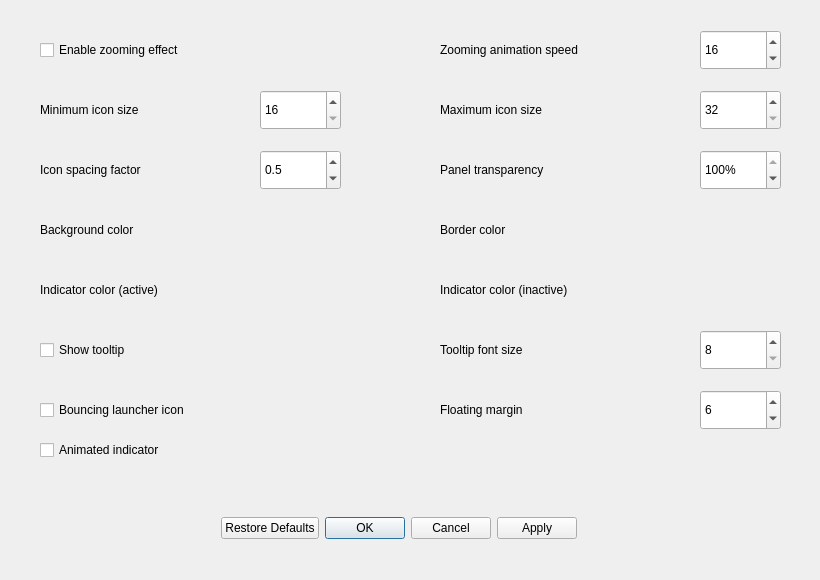
<?xml version="1.0" encoding="UTF-8"?>
<ui version="4.0">
 <class>AppearanceSettingsDialog</class>
 <widget class="QDialog" name="AppearanceSettingsDialog">
  <property name="geometry">
   <rect>
    <x>0</x>
    <y>0</y>
    <width>820</width>
    <height>580</height>
   </rect>
  </property>
  <property name="windowTitle">
   <string>Appearance Settings</string>
  </property>
  <widget class="QDialogButtonBox" name="buttonBox">
   <property name="geometry">
    <rect>
     <x>34</x>
     <y>510</y>
     <width>730</width>
     <height>36</height>
    </rect>
   </property>
   <property name="orientation">
    <enum>Qt::Orientation::Horizontal</enum>
   </property>
   <property name="standardButtons">
    <set>QDialogButtonBox::StandardButton::Apply|QDialogButtonBox::StandardButton::Cancel|QDialogButtonBox::StandardButton::Ok|QDialogButtonBox::StandardButton::RestoreDefaults</set>
   </property>
   <property name="centerButtons">
    <bool>true</bool>
   </property>
  </widget>
  <widget class="QLabel" name="minSizeLabel">
   <property name="geometry">
    <rect>
     <x>40</x>
     <y>90</y>
     <width>220</width>
     <height>40</height>
    </rect>
   </property>
   <property name="text">
    <string>Minimum icon size</string>
   </property>
  </widget>
  <widget class="QSpinBox" name="minSize">
   <property name="geometry">
    <rect>
     <x>260</x>
     <y>90</y>
     <width>81</width>
     <height>40</height>
    </rect>
   </property>
   <property name="minimum">
    <number>16</number>
   </property>
   <property name="maximum">
    <number>64</number>
   </property>
   <property name="singleStep">
    <number>8</number>
   </property>
  </widget>
  <widget class="QLabel" name="maxSizeLabel">
   <property name="geometry">
    <rect>
     <x>440</x>
     <y>90</y>
     <width>220</width>
     <height>40</height>
    </rect>
   </property>
   <property name="text">
    <string>Maximum icon size</string>
   </property>
  </widget>
  <widget class="QSpinBox" name="maxSize">
   <property name="geometry">
    <rect>
     <x>700</x>
     <y>90</y>
     <width>81</width>
     <height>40</height>
    </rect>
   </property>
   <property name="minimum">
    <number>32</number>
   </property>
   <property name="maximum">
    <number>192</number>
   </property>
   <property name="singleStep">
    <number>8</number>
   </property>
  </widget>
  <widget class="QLabel" name="backgroundTransparencyLabel">
   <property name="geometry">
    <rect>
     <x>440</x>
     <y>150</y>
     <width>220</width>
     <height>40</height>
    </rect>
   </property>
   <property name="text">
    <string>Panel transparency</string>
   </property>
  </widget>
  <widget class="QLabel" name="backgroundColorLabel">
   <property name="geometry">
    <rect>
     <x>40</x>
     <y>210</y>
     <width>220</width>
     <height>40</height>
    </rect>
   </property>
   <property name="text">
    <string>Background color</string>
   </property>
  </widget>
  <widget class="QLabel" name="borderColorLabel">
   <property name="geometry">
    <rect>
     <x>440</x>
     <y>210</y>
     <width>220</width>
     <height>40</height>
    </rect>
   </property>
   <property name="text">
    <string>Border color</string>
   </property>
  </widget>
  <widget class="QLabel" name="tooltipFontSizeLabel">
   <property name="geometry">
    <rect>
     <x>440</x>
     <y>330</y>
     <width>220</width>
     <height>40</height>
    </rect>
   </property>
   <property name="text">
    <string>Tooltip font size</string>
   </property>
  </widget>
  <widget class="QSpinBox" name="tooltipFontSize">
   <property name="geometry">
    <rect>
     <x>700</x>
     <y>330</y>
     <width>81</width>
     <height>40</height>
    </rect>
   </property>
   <property name="minimum">
    <number>8</number>
   </property>
   <property name="maximum">
    <number>28</number>
   </property>
   <property name="singleStep">
    <number>2</number>
   </property>
  </widget>
  <widget class="QLabel" name="spacingFactorLabel">
   <property name="geometry">
    <rect>
     <x>40</x>
     <y>150</y>
     <width>220</width>
     <height>40</height>
    </rect>
   </property>
   <property name="text">
    <string>Icon spacing factor</string>
   </property>
  </widget>
  <widget class="QSpinBox" name="backgroundTransparency">
   <property name="geometry">
    <rect>
     <x>700</x>
     <y>150</y>
     <width>81</width>
     <height>40</height>
    </rect>
   </property>
   <property name="suffix">
    <string>%</string>
   </property>
   <property name="maximum">
    <number>100</number>
   </property>
   <property name="singleStep">
    <number>5</number>
   </property>
   <property name="value">
    <number>100</number>
   </property>
  </widget>
  <widget class="QDoubleSpinBox" name="spacingFactor">
   <property name="geometry">
    <rect>
     <x>260</x>
     <y>150</y>
     <width>81</width>
     <height>40</height>
    </rect>
   </property>
   <property name="decimals">
    <number>1</number>
   </property>
   <property name="minimum">
    <double>0.100000000000000</double>
   </property>
   <property name="maximum">
    <double>0.900000000000000</double>
   </property>
   <property name="singleStep">
    <double>0.100000000000000</double>
   </property>
   <property name="value">
    <double>0.500000000000000</double>
   </property>
  </widget>
  <widget class="QLabel" name="floatingMarginLabel">
   <property name="geometry">
    <rect>
     <x>440</x>
     <y>390</y>
     <width>200</width>
     <height>40</height>
    </rect>
   </property>
   <property name="text">
    <string>Floating margin</string>
   </property>
  </widget>
  <widget class="QSpinBox" name="floatingMargin">
   <property name="geometry">
    <rect>
     <x>700</x>
     <y>390</y>
     <width>81</width>
     <height>40</height>
    </rect>
   </property>
   <property name="minimum">
    <number>2</number>
   </property>
   <property name="maximum">
    <number>32</number>
   </property>
   <property name="singleStep">
    <number>2</number>
   </property>
   <property name="value">
    <number>6</number>
   </property>
  </widget>
  <widget class="QLabel" name="activeIndicatorLabel">
   <property name="geometry">
    <rect>
     <x>40</x>
     <y>270</y>
     <width>220</width>
     <height>40</height>
    </rect>
   </property>
   <property name="text">
    <string>Indicator color (active)</string>
   </property>
  </widget>
  <widget class="QLabel" name="inactiveIndicatorLabel">
   <property name="geometry">
    <rect>
     <x>440</x>
     <y>270</y>
     <width>220</width>
     <height>40</height>
    </rect>
   </property>
   <property name="text">
    <string>Indicator color (inactive)</string>
   </property>
  </widget>
  <widget class="QCheckBox" name="bouncingLauncherIcon">
   <property name="geometry">
    <rect>
     <x>40</x>
     <y>390</y>
     <width>300</width>
     <height>40</height>
    </rect>
   </property>
   <property name="text">
    <string>Bouncing launcher icon</string>
   </property>
  </widget>
  <widget class="QCheckBox" name="animatedIndicator">
   <property name="geometry">
    <rect>
     <x>40</x>
     <y>430</y>
     <width>300</width>
     <height>40</height>
    </rect>
   </property>
   <property name="text">
    <string>Animated indicator</string>
   </property>
  </widget>
  <widget class="QCheckBox" name="showTooltip">
   <property name="geometry">
    <rect>
     <x>40</x>
     <y>330</y>
     <width>300</width>
     <height>40</height>
    </rect>
   </property>
   <property name="text">
    <string>Show tooltip</string>
   </property>
  </widget>
  <widget class="QLabel" name="zoomingSpeedLabel">
   <property name="geometry">
    <rect>
     <x>440</x>
     <y>30</y>
     <width>250</width>
     <height>40</height>
    </rect>
   </property>
   <property name="text">
    <string>Zooming animation speed</string>
   </property>
  </widget>
  <widget class="QSpinBox" name="zoomingAnimationSpeed">
   <property name="geometry">
    <rect>
     <x>700</x>
     <y>30</y>
     <width>81</width>
     <height>40</height>
    </rect>
   </property>
   <property name="suffix">
    <string/>
   </property>
   <property name="minimum">
    <number>1</number>
   </property>
   <property name="maximum">
    <number>30</number>
   </property>
   <property name="singleStep">
    <number>1</number>
   </property>
   <property name="value">
    <number>16</number>
   </property>
  </widget>
  <widget class="QCheckBox" name="enableZooming">
   <property name="geometry">
    <rect>
     <x>40</x>
     <y>30</y>
     <width>300</width>
     <height>40</height>
    </rect>
   </property>
   <property name="text">
    <string>Enable zooming effect</string>
   </property>
   <property name="checked">
    <bool>false</bool>
   </property>
  </widget>
 </widget>
 <resources/>
 <connections>
  <connection>
   <sender>buttonBox</sender>
   <signal>accepted()</signal>
   <receiver>AppearanceSettingsDialog</receiver>
   <slot>accept()</slot>
   <hints>
    <hint type="sourcelabel">
     <x>248</x>
     <y>254</y>
    </hint>
    <hint type="destinationlabel">
     <x>157</x>
     <y>274</y>
    </hint>
   </hints>
  </connection>
  <connection>
   <sender>buttonBox</sender>
   <signal>rejected()</signal>
   <receiver>AppearanceSettingsDialog</receiver>
   <slot>reject()</slot>
   <hints>
    <hint type="sourcelabel">
     <x>316</x>
     <y>260</y>
    </hint>
    <hint type="destinationlabel">
     <x>286</x>
     <y>274</y>
    </hint>
   </hints>
  </connection>
 </connections>
</ui>
